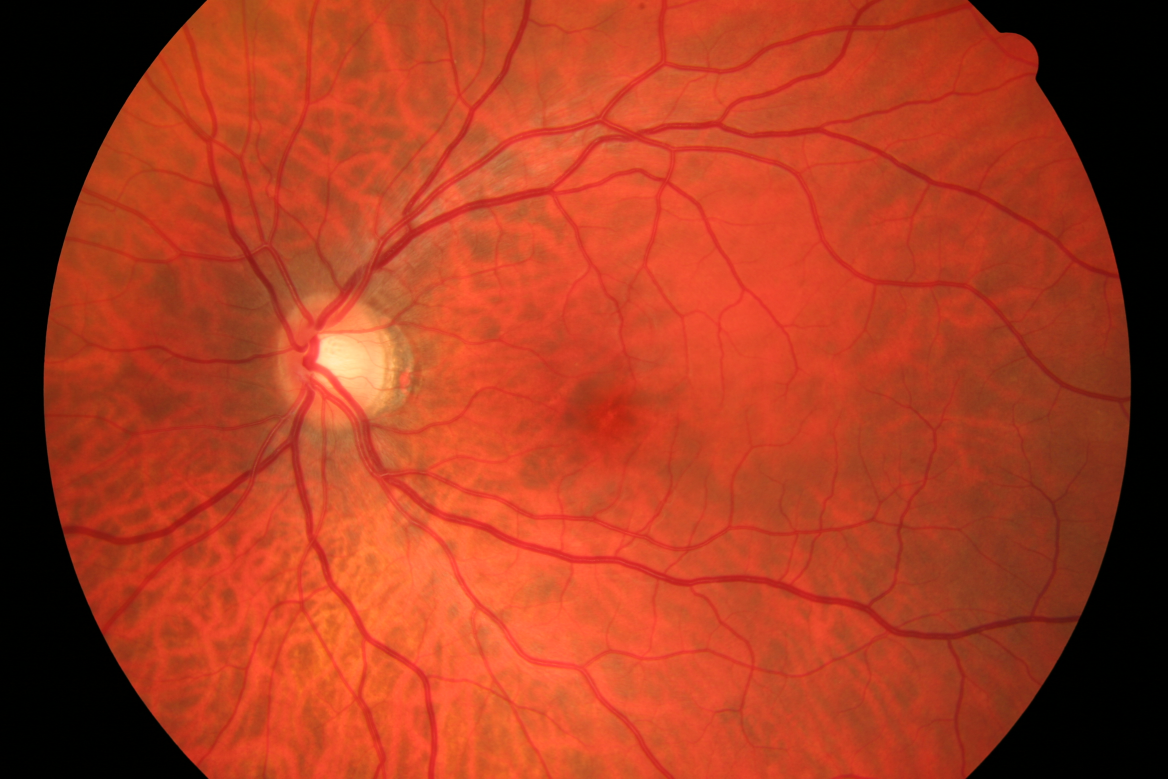
#> input picture Resources/healthy/02_h.jpg, 3504 x 2336 px (shown at 1/3 size)
$ jupyter execute Project.ipynb
#> lines starting #> are read from the running program, lines starting #| are printed output that depends on the picture; after the words box and inside, x2 and y2 are one past the last pixel; in counts of white or black regions, pixels touching at a corner belong together
[cell 1]
import cv2
import numpy as np
from scipy import ndimage
from scipy.ndimage.filters import convolve
from matplotlib import pyplot as plt
from PIL import Image, ImageEnhance, ImageFilter

[cell 2]
img = Image.open("Resources/healthy/02_h.jpg").convert("L")
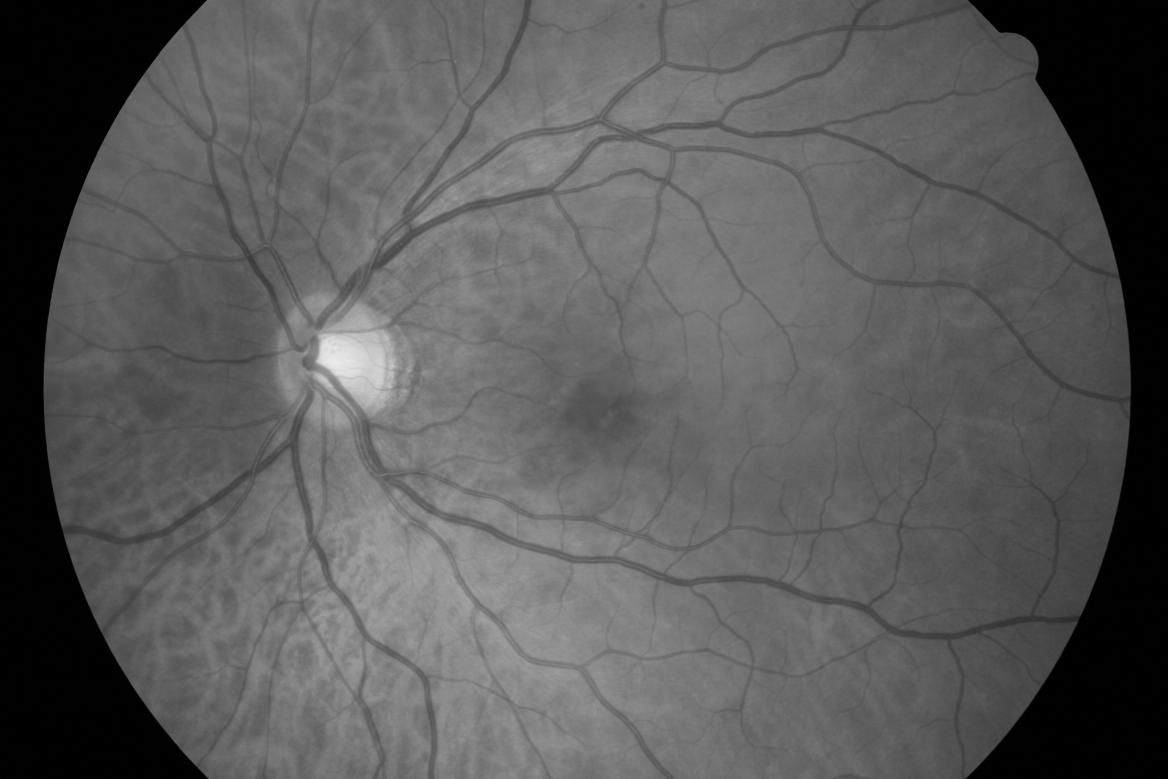
#> img: PIL image 3504x2336 L (shown at 1/3 size); min 0, max 237, mean 89.5
img

[cell 3]
width, height = img.size
#> width = 3504; height = 2336
denominator = 5
new_size = (int(np.ceil(width/denominator)), int(np.ceil(height/denominator)))
#> new_size = (701, 468)
new_size
img = img.resize(new_size)
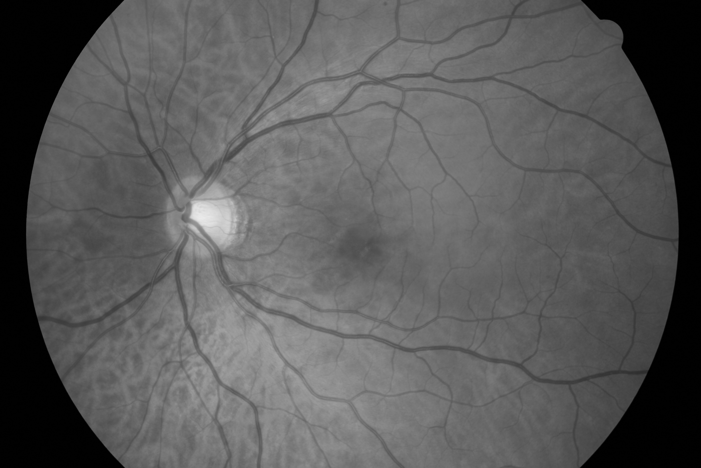
#> img: PIL image 701x468 L; min 0, max 234, mean 89.5
img

[cell 4]
enhancer = ImageEnhance.Contrast(img)
img = enhancer.enhance(2.1)
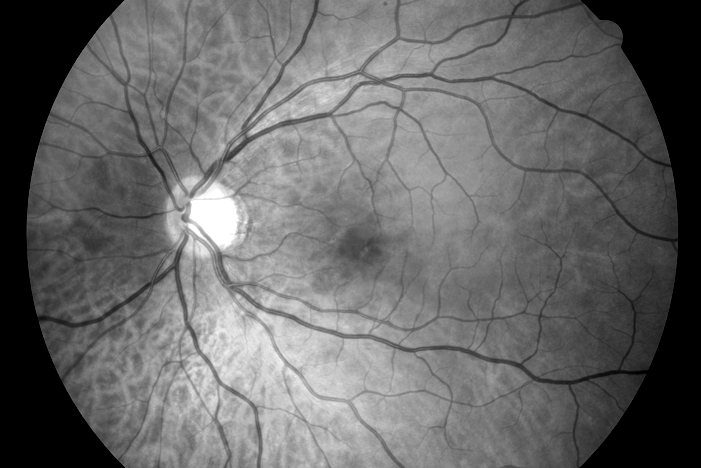
#> img: PIL image 701x468 L; min 0, max 255, mean 103.4
img = img.filter(ImageFilter.GaussianBlur(5))
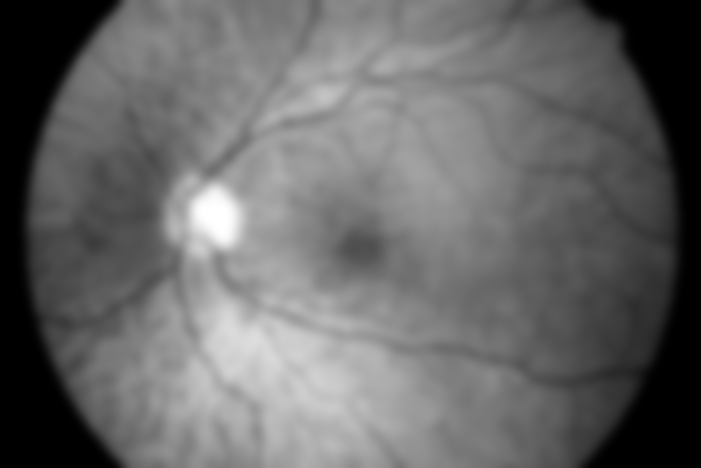
#> img: PIL image 701x468 L; min 0, max 255, mean 103.4
img

[cell 5]
img_Gray = np.asarray(img, dtype=np.uint8)
imgGray = img_Gray.astype(np.uint8)
plt.imshow(imgGray)

[cell 6]
for i in range(0, new_size[0]):
    for j in range(0, new_size[1]):
        if (imgGray[j,i] >= 210):
            imgGray[j,i] = 255
        else:
            imgGray[j,i] = 0
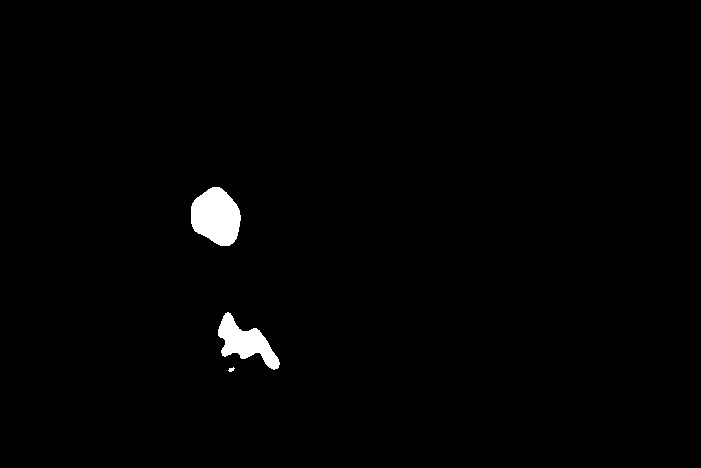
#> imgGray: shape (468, 701); 1.2% white; 3 white regions, box (x1, y1, x2, y2) and area: (191, 187, 241, 246) 2194, (218, 312, 280, 370) 1601, (228, 367, 235, 372) 21

[cell 7]
plt.imshow(imgGray)

[cell 8]
edges = cv2.Canny(imgGray,240,250)
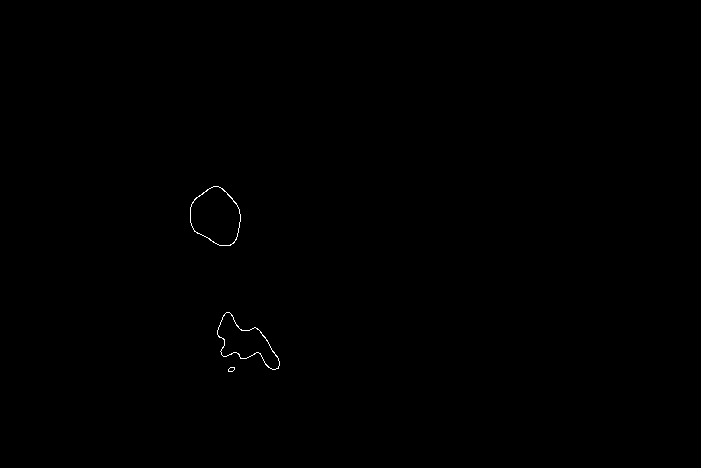
#> edges: shape (468, 701); 0.12% white in thin lines or dots, all inside (x1, y1, x2, y2) = (190, 186, 280, 372)
plt.imshow(edges)

[cell 9]
def detectCircles(edges, radius ,radiusrange=0):
#> called with radius = 25, radiusrange = 35
    plt.imshow(edges, cmap='gray')
    plt.show()
    rows, columns = edges.shape
#> rows = 468; columns = 701
    for rad in range(radius, radius + radiusrange):
        img2buffer = np.zeros([rows, columns], dtype=np.uint8)
        for x in range(0, columns):
            for y in range(0, rows):
                if (edges[y, x] == 255):
                    for ang in range(0, 360):
                        t = (ang * np.pi) / 180
                        x0 = int(round(x + rad * np.cos(t)))
                        y0 = int(round(y + rad * np.sin(t)))
                        if (x0 < columns and x0 > 0 and y0 < rows and y0 > 0 and img2buffer[y0, x0] < 255):
                            img2buffer[y0, x0] += 1


        maxes = np.argwhere((img2buffer > 80) & (img2buffer < 255)).flatten()

        if (len(maxes) == 0):
            plt.imshow(img2buffer, cmap='gray')
            plt.show()
            print('no maxes')
            continue
        else:
            print(maxes)
            plt.imshow(img2buffer, cmap='gray')
            plt.show()
            for i in range(0, len(maxes), 2):
                cv2.circle(edges, center=(maxes[i + 1], maxes[i]), radius=rad, color=(255, 255, 255), thickness=2)

            plt.imshow(edges)
            plt.show()
            break
#> this loop made 1 pass
#> pass 1, in detectCircles, `plt.show()`:
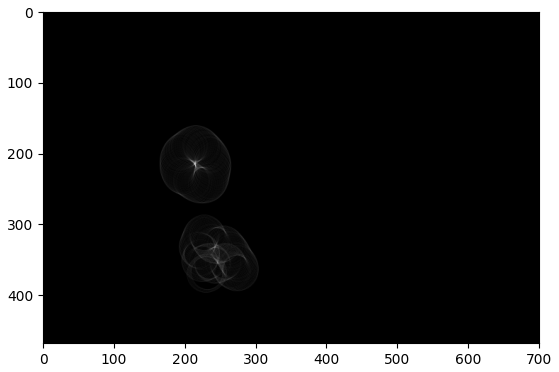
#> figure drawn by matplotlib, 1 panel
#> pass 1, in detectCircles, `plt.show()`:
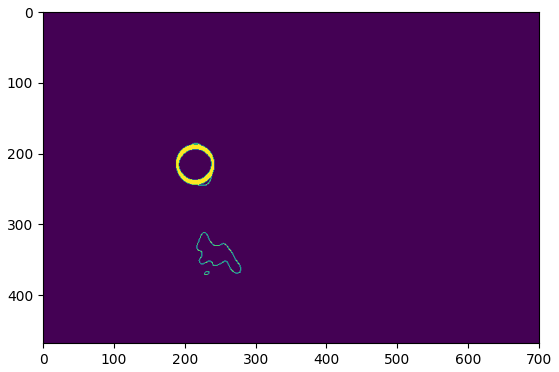
#> figure drawn by matplotlib, 1 panel
#> after the loop:
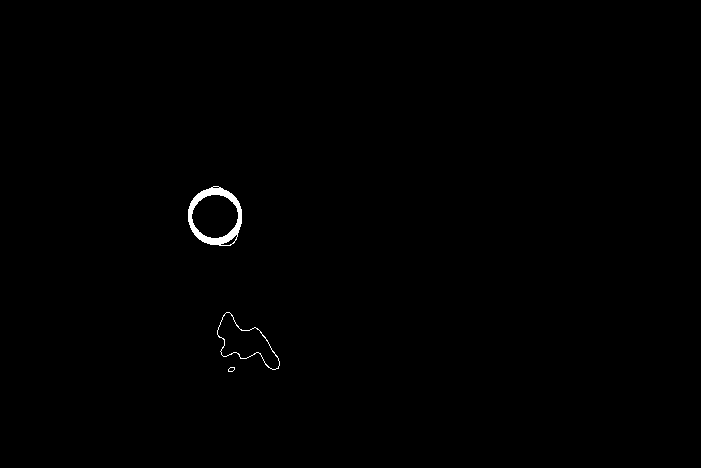
#> edges: shape (468, 701); 0.37% white; 3 white regions (1 under 20 px), largest, box (x1, y1, x2, y2) and area: (188, 186, 242, 246) 991, (217, 312, 280, 370) 212
